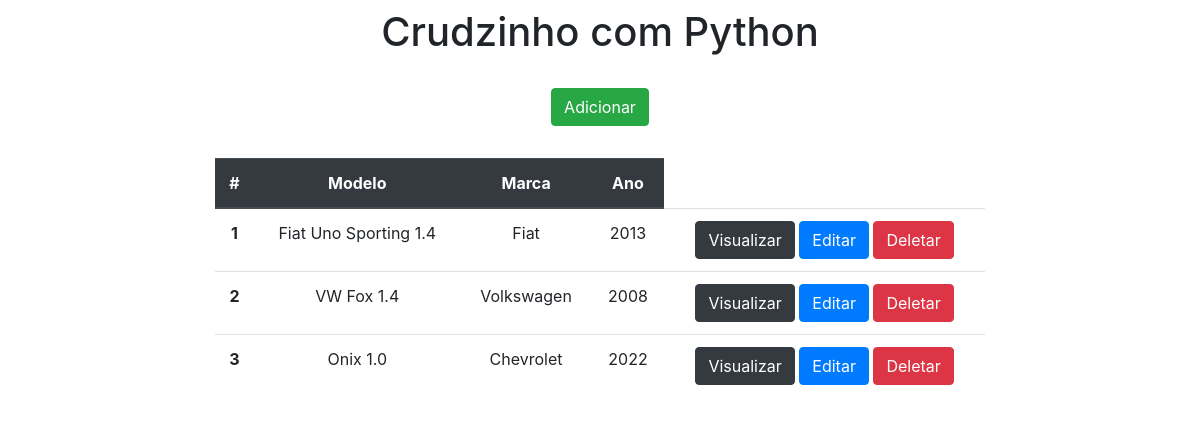
Before: / with the older database file.
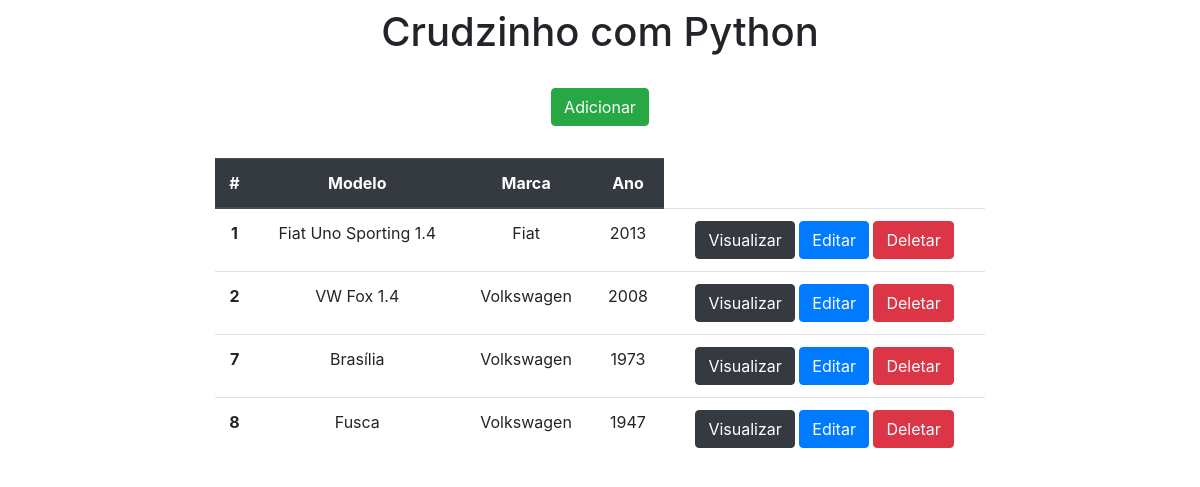
After: the same page with the newer database file.
### app/models.py (models this page shows)
class Carros(models.Model):
    modelo = models.CharField(max_length=150)
    marca = models.CharField(max_length=100)
    ano = models.IntegerField()

### app/views.py (the view)
# urls.py: 2. Add a URL to urlpatterns:  path('', views.home, name='home')
def home(request):
    data = {}
    data['db'] = Carros.objects.all()
    return render(request, 'index.html', data)

### app/templates/index.html (shortened to what this page needs)
<!DOCTYPE html>
<html lang="pt-BR">
<head>
    <link rel="stylesheet" href="https://stackpath.bootstrapcdn.com/bootstrap/4.4.1/css/bootstrap.min.css">
</head>
<body>
    <div class="col-8 m-auto pt-2 pb-2 text-center">
        <h1>Crudzinho com Python</h1>
    </div>
    <div class="col-8 m-auto pt-3 pb-2 text-center">
        <a href="/form" class="btn btn-success">Adicionar</a>
    </div>
    <div class="col-8 m-auto pt-4 pb-2 text-center">
        <table class="table">
            <thead class="thead-dark">
              <tr>
                <th scope="col">#</th>
                <th scope="col">Modelo</th>
                <th scope="col">Marca</th>
                <th scope="col">Ano</th>
              </tr>
            </thead>
            <tbody>
            {% for dbs in db%}
            <tr>
                <th>{{dbs.id}}</th>
                <td>{{dbs.modelo}}</td>
                <td>{{dbs.marca}}</td>
                <td>{{dbs.ano}}</td>
                <td>
                    <a href="/view/{{dbs.id}}/" class="btn btn-dark">Visualizar</a>
                    <a href="/edit/{{dbs.id}}/" class="btn btn-primary">Editar</a>
                    <a href="/delete/{{dbs.id}}/" class="btn btn-danger btnDel">Deletar</a>
                </td>
              </tr>
            {% endfor %}
            </tbody>
        </table>
    </div>
    {% load static %}
</body>
</html>

Changed rows visible on the page:
removed Carros: id "3", modelo "Onix 1.0", marca "Chevrolet", ano "2022"
added Carros: id "7", modelo "Brasília", marca "Volkswagen", ano "1973"
added Carros: id "8", modelo "Fusca", marca "Volkswagen", ano "1947"
